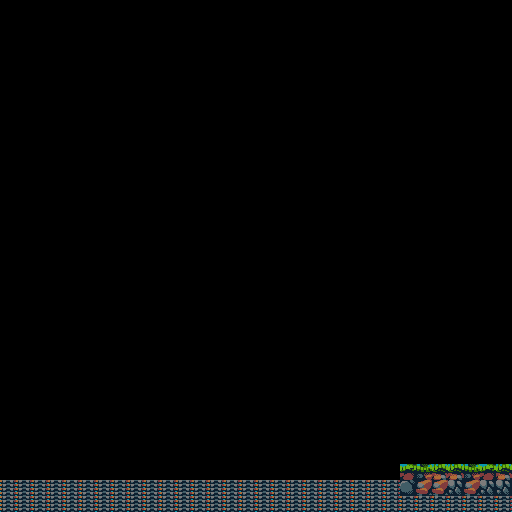

A level layout from a 2D game, rendered from its tile map. Below: a short description, then the map file with tile-grid data replaced by summaries:
An orthogonal 32x32 tile map with 16x16 px tiles, 1 tile layer (Tile Layer 1).

<map version="1.0" tiledversion="1.1.5" orientation="orthogonal" renderorder="right-down" width="32" height="32" tilewidth="16" tileheight="16" infinite="0" nextobjectid="2">
 <tileset firstgid="1" source="Orig.tsx" />
 <layer name="Tile Layer 1" width="32" height="32">
  <data>[1024 cells, 71 non-empty, 7 distinct tile ids]</data>
 </layer>
</map>
